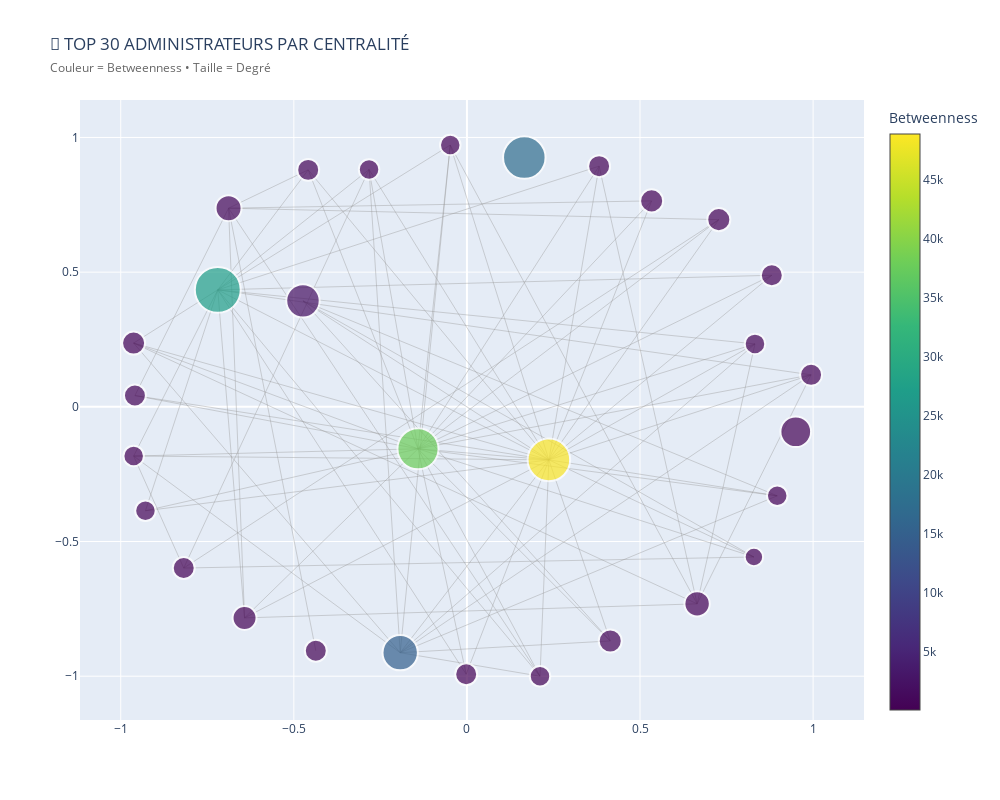

The code cell stored with this chart in its notebook:
### Code cell
print("\n🌐 VISUALISATION PAR CENTRALITÉ (sans clustering)")
print("=" * 45)

# Prendre moins de nœuds pour mieux voir (30 au lieu de 100)
top_officer_ids = set(officers_df.nlargest(30, 'betweenness')['id'])
G_top_officers = G_officers.subgraph(top_officer_ids).copy()

print(f"• Réseau visualisé: {len(G_top_officers)} administrateurs")
print(f"• Connexions: {G_top_officers.number_of_edges()}")

# Layout avec plus d'espace
pos = nx.spring_layout(G_top_officers, k=5, iterations=100, seed=42)  # k=5 pour plus d'espace

# Arêtes
edge_x, edge_y = [], []
for edge in G_top_officers.edges():
    x0, y0 = pos[edge[0]]
    x1, y1 = pos[edge[1]]
    edge_x.extend([x0, x1, None])
    edge_y.extend([y0, y1, None])

edge_trace = go.Scatter(
    x=edge_x, y=edge_y,
    line=dict(width=1, color='rgba(150, 150, 150, 0.4)'),
    hoverinfo='none',
    mode='lines',
    showlegend=False
)

# Nœuds avec couleur par betweenness (au lieu de cluster)
node_x, node_y, colors, sizes, hover_texts = [], [], [], [], []

for node in G_top_officers.nodes():
    x, y = pos[node]
    node_x.append(x)
    node_y.append(y)
    
    # Données de l'administrateur
    officer_data = officers_df[officers_df['id'] == node].iloc[0]
    
    # Couleur par betweenness (plus intéressant qu'un seul cluster)
    betweenness = officer_data['betweenness']
    colors.append(betweenness)
    
    # Taille par degree
    degree = officer_data['degree']
    sizes.append(15 + np.log1p(degree) * 5)  # Scaling logarithmique
    
    # Texte hover
    hover_text = (
        f"<b>{officer_data['name']}</b><br>"
        f"Degré: {degree}<br>"
        f"Betweenness: {betweenness:.4f}<br>"
        f"Pays: {officer_data.get('jurisdiction_description', 'N/A')}"
    )
    hover_texts.append(hover_text)

node_trace = go.Scatter(
    x=node_x, y=node_y,
    mode='markers',
    marker=dict(
        size=sizes,
        color=colors,
        colorscale='Viridis',
        showscale=True,
        colorbar=dict(title="Betweenness"),
        line=dict(width=2, color='white')
    ),
    text=hover_texts,
    hoverinfo='text',
    hovertemplate='%{text}<extra></extra>'
)

fig_network = go.Figure(data=[edge_trace, node_trace])
fig_network.update_layout(
    title="🥇 TOP 30 ADMINISTRATEURS PAR CENTRALITÉ<br>"
          "<span style='font-size:12px; color:#666'>Couleur = Betweenness • Taille = Degré</span>",
    width=1000,
    height=800,
    showlegend=False,
    hovermode='closest'
)

fig_network.show()

### Figure 1 — Plotly figure (JSON) as saved in the notebook; plotly's stock layout.template omitted (floating-point values rounded to 4 significant figures; data arrays with more than 128 entries replaced by an {"elided": "..."} marker saying what was removed)
{"data": [{"hoverinfo": "none", "line": {"color": "rgba(150, 150, 150, 0.4)", "width": 1}, "mode": "lines", "showlegend": false, "type": "scatter", "x": {"elided": "252 float values"}, "y": {"elided": "252 float values"}}, {"hoverinfo": "text", "hovertemplate": "%{text}<extra></extra>", "marker": {"color": [126.9, 190.0, 197.3, 232.7, 84.32, 611.5, 119.5, 260.6, 2010.0, 397, 54.4, 37830.0, 17200.0, 386.6, 136.0, 48920.0, 321.6, 58.14, 14970.0, 54.8, 87.88, 27510.0, 87.88, 126.9, 58.14, 51.07, 84.46, 232.6, 108.4, 348.5], "colorbar": {"title": {"text": "Betweenness"}}, "colorscale": [[0, "#440154"], [0.1111, "#482878"], [0.2222, "#3e4989"], [0.3333, "#31688e"], [0.4444, "#26828e"], [0.5556, "#1f9e89"], [0.6667, "#35b779"], [0.7778, "#6ece58"], [0.8889, "#b5de2b"], [1, "#fde725"]], "line": {"color": "white", "width": 2}, "showscale": true, "size": [20.49, 30.68, 23.96, 23.05, 23.05, 25.99, 18.47, 21.93, 33.44, 23.05, 25.4, 41.13, 42.51, 21.93, 20.49, 42.59, 21.93, 21.93, 35.39, 20.49, 20.49, 45.93, 20.49, 20.49, 21.93, 21.93, 23.05, 21.93, 21.93, 20.49]}, "mode": "markers", "text": ["<b>LEADING-TECH GROUP LIMITED</b><br>Degré: 2.0<br>Betweenness: 126.9472<br>Pays: British Virgin Islands", "<b>Credit Suisse, Singapore</b><br>Degré: 22.0<br>Betweenness: 189.9667<br>Pays: None", "<b>CENTURY GLOBAL SELECTIONS FUND INC.</b><br>Degré: 5.0<br>Betweenness: 197.2967<br>Pays: British Virgin Islands", "<b>International Environmental Management, Inc.</b><br>Degré: 4.0<br>Betweenness: 232.6523<br>Pays: British Virgin Islands", "<b>TRANS-COMMERCIAL HOLDINGS LTD.</b><br>Degré: 4.0<br>Betweenness: 84.3203<br>Pays: British Virgin Islands", "<b>Directcorp Limited </b><br>Degré: 8.0<br>Betweenness: 611.4727<br>Pays: None", "<b>EVER PLUS GROUP LIMITED</b><br>Degré: 1.0<br>Betweenness: 119.4822<br>Pays: British Virgin Islands", "<b>Orient Group Inc.</b><br>Degré: 3.0<br>Betweenness: 260.6263<br>Pays: Samoa", "<b>Acticorp Limited</b><br>Degré: 39.0<br>Betweenness: 2009.9429<br>Pays: None", "<b>FORTUNE SPREAD INVESTMENT LIMITED</b><br>Degré: 4.0<br>Betweenness: 397.0000<br>Pays: British Virgin Islands", "<b>None</b><br>Degré: 7.0<br>Betweenness: 54.3995<br>Pays: None", "<b>Portcullis TrustNet (BVI) Limited</b><br>Degré: 185.0<br>Betweenness: 37828.3593<br>Pays: None", "<b>UBS AG, Singapore</b><br>Degré: 244.0<br>Betweenness: 17203.1500<br>Pays: None", "<b>SPITFIRE TRADING COMPANY LIMITED</b><br>Degré: 3.0<br>Betweenness: 386.5884<br>Pays: British Virgin Islands", "<b>Azure Dene Limited</b><br>Degré: 2.0<br>Betweenness: 136.0091<br>Pays: British Virgin Islands", "<b>None</b><br>Degré: 248.0<br>Betweenness: 48915.3515<br>Pays: None", "<b>BLACK PEARL TRADING COMPANY LIMITED</b><br>Degré: 3.0<br>Betweenness: 321.5763<br>Pays: British Virgin Islands", "<b>RAINBOW STATESMAN LIMITED</b><br>Degré: 3.0<br>Betweenness: 58.1386<br>Pays: British Virgin Islands", "<b>Sharecorp Limited</b><br>Degré: 58.0<br>Betweenness: 14971.7792<br>Pays: None", "<b>AWESOME DRAGON LIMITED</b><br>Degré: 2.0<br>Betweenness: 54.7976<br>Pays: British Virgin Islands", "<b>GENIUS ADVANCE INDUSTRIAL LIMITED</b><br>Degré: 2.0<br>Betweenness: 87.8750<br>Pays: British Virgin Islands", "<b>Execorp Limited</b><br>Degré: 485.0<br>Betweenness: 27506.7983<br>Pays: None", "<b>AWESOME DRAGON HOLDINGS LIMITED</b><br>Degré: 2.0<br>Betweenness: 87.8750<br>Pays: British Virgin Islands", "<b>BEYOND MILLENNIUM CORPORATION</b><br>Degré: 2.0<br>Betweenness: 126.9472<br>Pays: British Virgin Islands", "<b>MID-OCEAN INTERNATIONAL LIMITED</b><br>Degré: 3.0<br>Betweenness: 58.1386<br>Pays: British Virgin Islands", "<b>ELEGANCE PROFIT HOLDINGS LIMITED</b><br>Degré: 3.0<br>Betweenness: 51.0689<br>Pays: British Virgin Islands", "<b>JADE TIGER LIMITED</b><br>Degré: 4.0<br>Betweenness: 84.4632<br>Pays: British Virgin Islands", "<b>IP ASSETS MANAGEMENT CORP.</b><br>Degré: 3.0<br>Betweenness: 232.6499<br>Pays: British Virgin Islands", "<b>UBS AG (HK)</b><br>Degré: 3.0<br>Betweenness: 108.3659<br>Pays: None", "<b>KIKI HOLDING (PTC) LIMITED</b><br>Degré: 2.0<br>Betweenness: 348.4511<br>Pays: British Virgin Islands"], "type": "scatter", "x": [-0.04815, 0.9499, -0.6424, -0.9628, 0.5336, -0.6886, 0.829, -0.4365, -0.4736, 0.414, 0.6649, -0.1414, 0.1657, -0.959, 0.2111, 0.2367, -0.4585, 0.8807, -0.1928, 0.8964, -0.9627, -0.7197, -0.2827, 0.8321, -0.002148, 0.9942, 0.7276, 0.3819, -0.818, -0.9287], "y": [0.9719, -0.09253, -0.7836, 0.2367, 0.7646, 0.7375, -0.5574, -0.9054, 0.3934, -0.8691, -0.7314, -0.1558, 0.9254, 0.04189, -1, -0.1969, 0.8796, 0.4884, -0.9127, -0.3303, -0.1827, 0.4343, 0.8808, 0.2336, -0.9927, 0.1188, 0.6949, 0.8935, -0.5985, -0.3859]}], "layout": {"height": 800, "hovermode": "closest", "showlegend": false, "title": {"text": "🥇 TOP 30 ADMINISTRATEURS PAR CENTRALITÉ<br><span style='font-size:12px; color:#666'>Couleur = Betweenness • Taille = Degré</span>"}, "width": 1000}}
